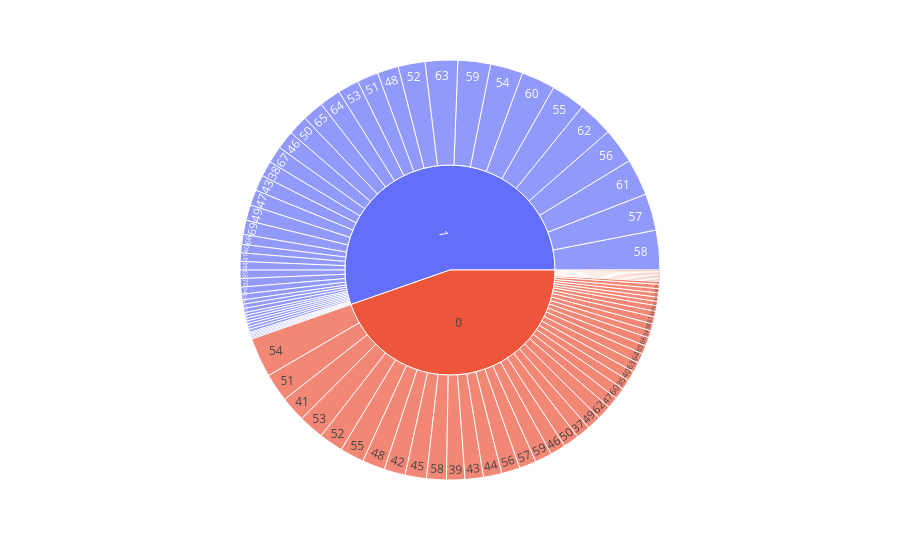

The notebook cell saved with this chart:
### Code cell
px.sunburst(heart_df,path=['HeartDisease','Age'])

### Figure 1 — Plotly figure (JSON) as saved in the notebook; plotly's stock layout.template omitted (floating-point values rounded to 4 significant figures)
{"data": [{"branchvalues": "total", "domain": {"x": [0, 1], "y": [0, 1]}, "hovertemplate": "labels=%{label}<br>count=%{value}<br>parent=%{parent}<br>id=%{id}<extra></extra>", "ids": ["0/28", "0/29", "0/30", "0/31", "1/31", "0/32", "1/32", "0/33", "1/33", "0/34", "1/34", "0/35", "1/35", "0/36", "1/36", "0/37", "1/37", "0/38", "1/38", "0/39", "1/39", "0/40", "1/40", "0/41", "1/41", "0/42", "1/42", "0/43", "1/43", "0/44", "1/44", "0/45", "1/45", "0/46", "1/46", "0/47", "1/47", "0/48", "1/48", "0/49", "1/49", "0/50", "1/50", "0/51", "1/51", "0/52", "1/52", "0/53", "1/53", "0/54", "1/54", "0/55", "1/55", "0/56", "1/56", "0/57", "1/57", "0/58", "1/58", "0/59", "1/59", "0/60", "1/60", "0/61", "1/61", "0/62", "1/62", "0/63", "1/63", "0/64", "1/64", "0/65", "1/65", "0/66", "1/66", "0/67", "1/67", "0/68", "1/68", "0/69", "1/69", "0/70", "1/70", "0/71", "1/71", "0/72", "1/72", "1/73", "0/74", "1/74", "0/75", "1/75", "0/76", "1/76", "1/77", "0", "1"], "labels": ["28", "29", "30", "31", "31", "32", "32", "33", "33", "34", "34", "35", "35", "36", "36", "37", "37", "38", "38", "39", "39", "40", "40", "41", "41", "42", "42", "43", "43", "44", "44", "45", "45", "46", "46", "47", "47", "48", "48", "49", "49", "50", "50", "51", "51", "52", "52", "53", "53", "54", "54", "55", "55", "56", "56", "57", "57", "58", "58", "59", "59", "60", "60", "61", "61", "62", "62", "63", "63", "64", "64", "65", "65", "66", "66", "67", "67", "68", "68", "69", "69", "70", "70", "71", "71", "72", "72", "73", "74", "74", "75", "75", "76", "76", "77", "0", "1"], "level": "321350", "name": "", "parents": ["0", "0", "0", "0", "1", "0", "1", "0", "1", "0", "1", "0", "1", "0", "1", "0", "1", "0", "1", "0", "1", "0", "1", "0", "1", "0", "1", "0", "1", "0", "1", "0", "1", "0", "1", "0", "1", "0", "1", "0", "1", "0", "1", "0", "1", "0", "1", "0", "1", "0", "1", "0", "1", "0", "1", "0", "1", "0", "1", "0", "1", "0", "1", "0", "1", "0", "1", "0", "1", "0", "1", "0", "1", "0", "1", "0", "1", "0", "1", "0", "1", "0", "1", "0", "1", "0", "1", "1", "0", "1", "0", "1", "0", "1", "1", "", ""], "type": "sunburst", "values": [1, 3, 1, 1, 1, 3, 2, 1, 1, 5, 2, 7, 4, 4, 2, 10, 1, 5, 11, 13, 2, 7, 6, 18, 6, 15, 3, 13, 11, 13, 6, 15, 3, 11, 13, 8, 11, 16, 15, 10, 11, 11, 14, 20, 15, 17, 19, 18, 15, 28, 23, 17, 24, 13, 25, 12, 26, 14, 28, 12, 23, 8, 24, 5, 26, 10, 25, 7, 23, 7, 15, 6, 15, 6, 7, 3, 12, 4, 6, 3, 10, 1, 6, 3, 2, 1, 3, 1, 2, 5, 1, 2, 1, 1, 2, 410, 508]}], "layout": {"autosize": true, "legend": {"tracegroupgap": 0}, "margin": {"t": 60}}}
